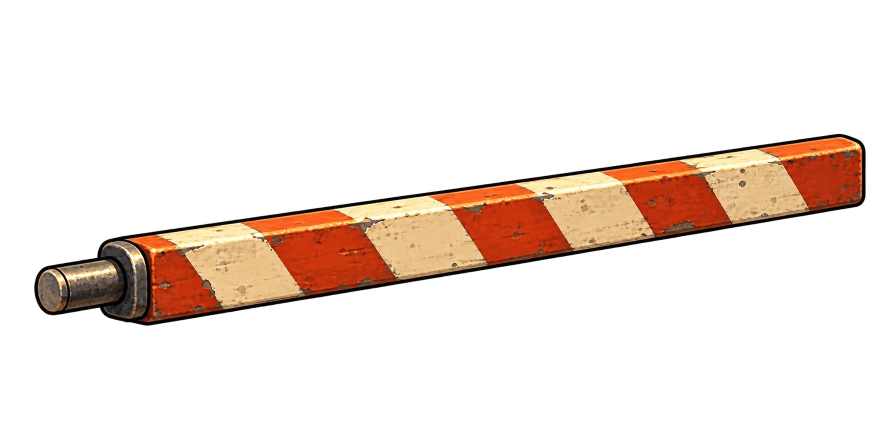
#> input picture art/production/source/gate-boom-v1.webp, 1774 x 887 px, given in place of supply-wood-crates-v1.webp, which was not available (shown at 1/2 size)
$ python prepare-supplies-kit.py
#> lines starting #> are read from the running program, lines starting #| are printed output that depends on the picture; pictures that were not available may be replaced by others from this repository, and a replacement may not be noted
#!/usr/bin/env python3
"""Export the isolated supply props at twice the default world resolution."""
import json
from pathlib import Path
from PIL import Image, ImageDraw

ROOT = Path(__file__).resolve().parent.parent
KIT = (
    ('supply_wood_crates', 'supply-wood-crates-v1.webp', 64),
    ('supply_canvas_boxes', 'supply-canvas-boxes-v1.webp', 68),
)
entries = []
preview = Image.new('RGB', (390, 200), '#71856e')
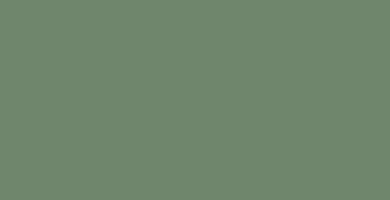
#> preview: PIL image 390x200 RGB; mean R, G, B 113, 133, 110
draw = ImageDraw.Draw(preview)
for index, (name, filename, world_width) in enumerate(KIT):
    source = ROOT / 'art/production/source' / filename
    image = Image.open(source).convert('RGBA')
#> image is the input picture: PIL image 1774x887 RGBA; mean R, G, B, A 31.6, 19.6, 12.7, 43.5
    alpha = image.getchannel('A')
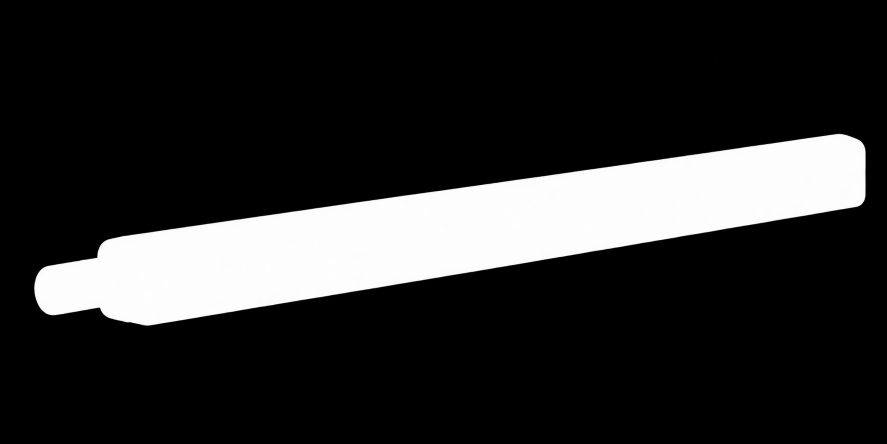
#> alpha: PIL image 1774x887 L (shown at 1/2 size); min 0, max 255, mean 43.5
    bounds = alpha.point(lambda value: 255 if value > 80 else 0).getbbox()
#> bounds = (68, 268, 1731, 651)
    assert bounds
    image = image.crop(bounds)
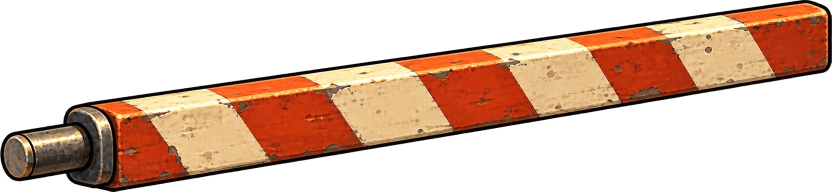
#> image: PIL image 1663x383 RGBA (shown at 1/2 size); mean R, G, B, A 77.9, 48.4, 31.3, 107.4; transparent parts drawn white
    width = 2 * world_width
    height = round(image.height * width / image.width)
#> height = 29
    image = image.resize((width, height), Image.Resampling.LANCZOS)
#> image: PIL image 128x29 RGBA
    alpha = image.getchannel('A').point(lambda value: 0 if value <= 20 else 255 if value >= 225 else value)
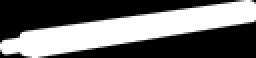
#> alpha: PIL image 128x29 L (shown 2 times larger); min 0, max 255, mean 108.4
    image.putalpha(alpha)
    result = Image.new('RGBA', (width + 8, height + 8), (0, 0, 0, 0))
#> result: PIL image 136x37 RGBA; every value is 0
    result.alpha_composite(image, (4, 4))
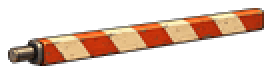
#> result: PIL image 136x37 RGBA (shown 2 times larger); mean R, G, B, A 56.9, 35.4, 22.7, 79.9; transparent parts drawn white
    path = ROOT / 'assets/props' / f'{name}.png'
    result.save(path, optimize=True)
    pivot = [result.width // 2, result.height - 4]
#> pivot = [68, 33]
    entries.append({
        'id': name, 'source': str(source.relative_to(ROOT)),
        'path': str(path.relative_to(ROOT)), 'pixelSize': list(result.size),
        'defaultWorldSize': [result.width / 2, result.height / 2],
        'pivotPx': pivot, 'role': 'ground',
        'status': 'prepared; game placement and screenshot approval pending',
    })
    thumb = result.resize((result.width // 2, result.height // 2), Image.Resampling.LANCZOS)
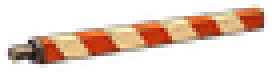
#> thumb: PIL image 68x18 RGBA (shown 4 times larger); mean R, G, B, A 73.1, 46.7, 29.6, 80; transparent parts drawn white
    preview.paste(thumb, (35 + index * 190, 30), thumb)
    draw.text((30 + index * 190, 170), name, fill='#fff8d5')
#> pass 2 of the loop `for index, (name, filename, world_width) in enumerate(KIT):`:
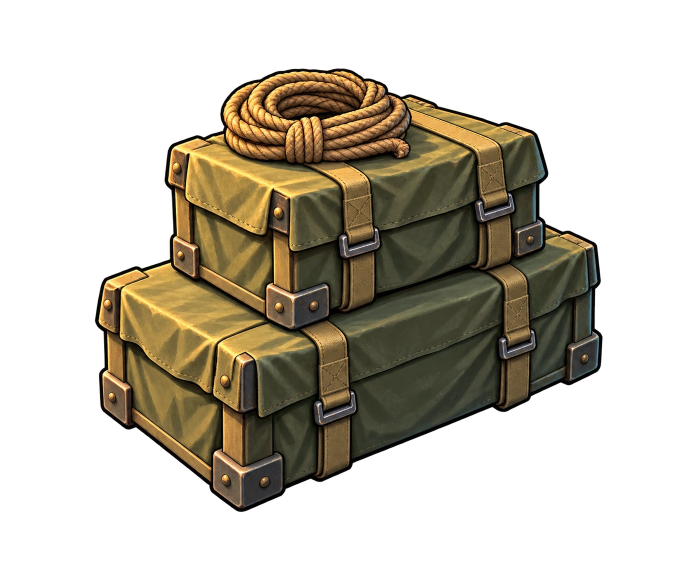
#> input picture art/production/source/supply-canvas-boxes-v1.webp, 1374 x 1145 px (shown at 1/2 size)
#> image is the input picture: PIL image 1374x1145 RGBA; mean R, G, B, A 40, 34, 21, 98
#> `alpha = image.getchannel('A')`:
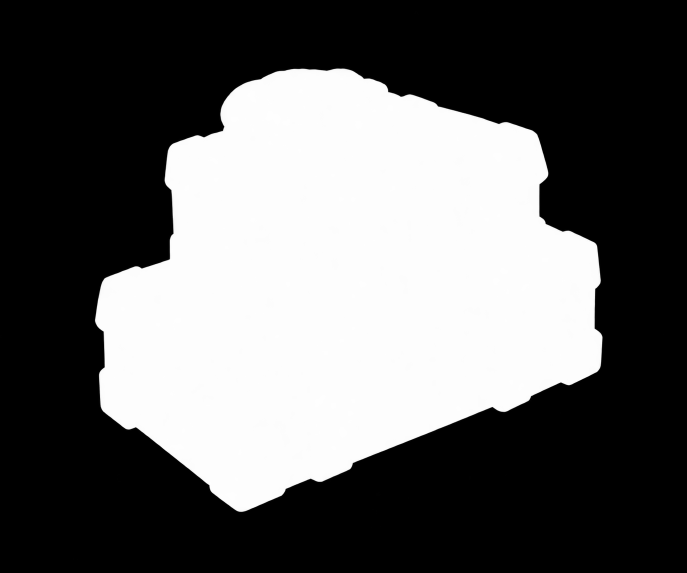
#> alpha: PIL image 1374x1145 L (shown at 1/2 size); min 0, max 255, mean 98
#> bounds = (190, 137, 1205, 1024)
#> thumb: PIL image 72x63 RGBA
#> `preview.paste(thumb, (35 + index * 190, 30), thumb)`:
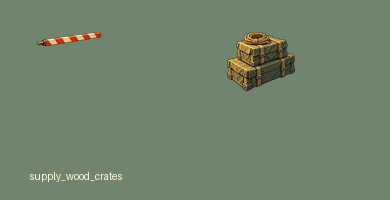
#> preview: PIL image 390x200 RGB; mean R, G, B 113.3, 131.6, 108.1

(ROOT / 'art/production/supplies-kit-v1.json').write_text(json.dumps({
    'version': 1, 'camera': 'three-quarter south', 'light': 'upper-left',
    'density': '2 image pixels per world pixel at default zoom', 'assets': entries,
}, indent=2) + '\n')
preview.save(ROOT / 'art/review/supplies-kit-v1-contact.png')
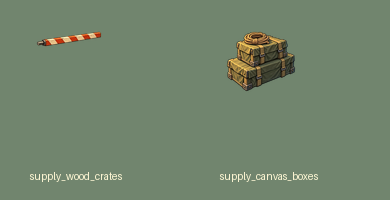
#> saved as supplies-kit-v1-contact.png: PIL image 390x200 RGB; mean R, G, B 113.7, 131.9, 108.4
print(json.dumps(entries, indent=2))
#> (printed output is left out)
